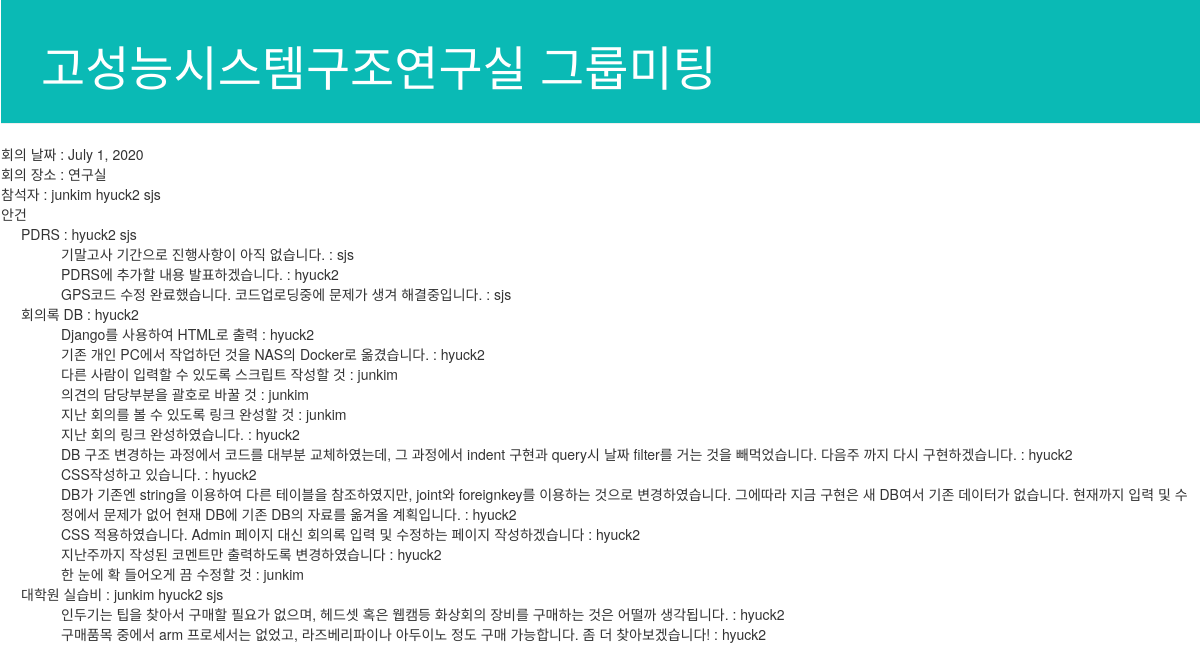
/group_meeting/list/5/, run on the app's committed database.
### group_meeting/models.py (models this page shows, shortened)
class Meeting(models.Model):
    id = models.AutoField(primary_key=True)
    author = models.ManyToManyField(settings.AUTH_USER_MODEL, related_name='author')
    date = models.DateField()
    attendent = models.ManyToManyField(settings.AUTH_USER_MODEL, related_name='attendent')
    place = models.CharField(max_length=200)
    topic = models.ManyToManyField('Topic')
    created = models.DateTimeField(auto_now_add=True)
    updated = models.DateTimeField(auto_now=True)
    class Meta:
        pass

class Topic(models.Model):
    id = models.AutoField(primary_key=True)
    category = models.ForeignKey('Category', on_delete=models.CASCADE)
    owner = models.ManyToManyField(settings.AUTH_USER_MODEL, related_name='owner')
    start_date = models.DateField()
    close_date = models.DateField()
    name = models.CharField(max_length=200)
    status_list = (
        ('진행', '진행중인 안건'),
        ('종료', '종료된 안건'),
        ('보류', '보류된 안건'),
    )
    status = models.CharField(max_length=200, choices=status_list)
    created = models.DateTimeField(auto_now_add=True)
    updated = models.DateTimeField(auto_now=True)
    def __str__(self):
        return self.name
    class Meta:
        pass

class Comment(models.Model):
    id = models.AutoField(primary_key=True)
    topic = models.ForeignKey('Topic', on_delete=models.CASCADE)
    parent = models.ForeignKey('Comment', on_delete=models.CASCADE, null=True, blank=True, default=0)
    author = models.ForeignKey(settings.AUTH_USER_MODEL, on_delete=models.CASCADE)
    description = models.CharField(max_length=200)
    created = models.DateTimeField(auto_now_add=True)
    updated = models.DateTimeField(auto_now=True)
    class Meta:
        pass

### group_meeting/views.py (the view)
# urls.py: path('list/<int:meeting_id>/', views.list_detail, name='list_detail'),
def list_detail(request, meeting_id):
    meeting = Meeting.objects.get(id=meeting_id)
    comments = Comment.objects.filter(updated__range=(meeting.date-timedelta(days=7),meeting.date+timedelta(days=1)))
    return render(
        request,
        'group_meeting/list_detail.html',
        {
            'meeting':meeting,
            'comments':comments,
        }
    )

### group_meeting/templates/group_meeting/list_detail.html
{% load static %}
<html>
    <head>
        <link rel="stylesheet" href="//maxcdn.bootstrapcdn.com/bootstrap/3.2.0/css/bootstrap.min.css">
        <link rel="stylesheet" href="//maxcdn.bootstrapcdn.com/bootstrap/3.2.0/css/bootstrap-theme.min.css">
        <link rel="stylesheet" href="{% static 'css/group_meeting.css' %}">
    </head>
    <body>
        <div class="page-header">
            <h1>고성능시스템구조연구실 그룹미팅</h1>
        </div>
        <div>
            회의 날짜 : {{meeting.date}}<br>
            회의 장소 : {{meeting.place}}<br>
            참석자    : {%for a in meeting.attendent.all %}{{a}} {% endfor %}<br>
            안건
                {%for t in meeting.topic.all %}
                <div class = 'topic'>
                    {{t}} :
                            {% for owner in t.owner.all%}{{owner}} {% endfor %}
                            {% for comment in comments %}
                            <div class = 'comment'>
                                {% if comment.topic == t %}
                                {{comment.description}} : {{comment.author}}<br>
                            {% endif%}
                            </div>
                        {% endfor %}
                </div>
                {% endfor %}
        </div>
    </body>
</html>

### group_meeting/static/css/group_meeting.css (style rules this page uses)
body { padding-left: 1px; }
.page-header { background-color: #0abab5; margin-top: 0; padding: 20px 20px 20px 40px; }
.page-header h1 { color: #ffffff; font-size: 36pt; }
.topic { margin-left: 20px; }
.comment { margin-left: 40px; }

### data on the page
Meeting: date "July 1, 2020", place "연구실"
Topic: name "PDRS"
Comment: description "기말고사 기간으로 진행사항이 아직 없습니다.", author "sjs"
Comment: description "PDRS에 추가할 내용 발표하겠습니다.", author "hyuck2"
Comment: description "GPS코드 수정 완료했습니다. 코드업로딩중에 문제가 생겨 해결중입니다.", author "sjs"
Topic: name "회의록 DB"
Comment: description "Django를 사용하여 HTML로 출력", author "hyuck2"
Comment: description "기존 개인 PC에서 작업하던 것을 NAS의 Docker로 옮겼습니다.", author "hyuck2"
Comment: description "다른 사람이 입력할 수 있도록 스크립트 작성할 것", author "junkim"
Comment: description "의견의 담당부분을 괄호로 바꿀 것", author "junkim"
Comment: description "지난 회의를 볼 수 있도록 링크 완성할 것", author "junkim"
Comment: description "지난 회의 링크 완성하였습니다.", author "hyuck2"
Comment: description "DB 구조 변경하는 과정에서 코드를 대부분 교체하였는데, 그 과정에서 indent 구현과 query시 날짜 filter를 거는 것을 빼먹었습니다. 다음주 까지 다시 구현하겠습니다.", author "hyuck2"
Comment: description "CSS작성하고 있습니다.", author "hyuck2"
Comment: description "DB가 기존엔 string을 이용하여 다른 테이블을 참조하였지만, joint와 foreignkey를 이용하는 것으로 변경하였습니다. 그에따라 지금 구현은 새 DB여서 기존 데이터가 없습니다. 현재까지 입력 및 수정에서 문제가 없어 현재 DB에 기존 DB의 자료를 옮겨올 계획입니다.", author "hyuck2"
Comment: description "CSS 적용하였습니다. Admin 페이지 대신 회의록 입력 및 수정하는 페이지 작성하겠습니다", author "hyuck2"
Comment: description "지난주까지 작성된 코멘트만 출력하도록 변경하였습니다", author "hyuck2"
Comment: description "한 눈에 확 들어오게 끔 수정할 것", author "junkim"
Topic: name "대학원 실습비"
Comment: description "인두기는 팁을 찾아서 구매할 필요가 없으며, 헤드셋 혹은 웹캠등 화상회의 장비를 구매하는 것은 어떨까 생각됩니다.", author "hyuck2"
Comment: description "구매품목 중에서 arm 프로세서는 없었고, 라즈베리파이나 아두이노 정도 구매 가능합니다. 좀 더 찾아보겠습니다!", author "hyuck2"

### other printed values
{{ a }} "junkim"
{{ a }} "hyuck2"
{{ a }} "sjs"
{{ owner }} "hyuck2"
{{ owner }} "sjs"
{{ owner }} "junkim"
